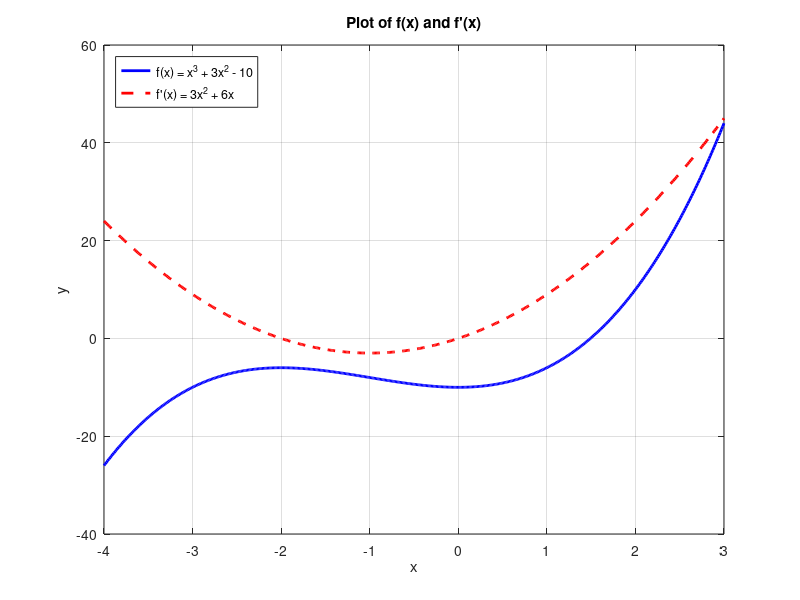

This figure's MATLAB source:
clear; clc;

% Define the function and its derivative
f = @(x) x.^3 + 3.*x.^2 - 10; % Function
fp = @(x) 3*x.^2 + 6*x;       % Derivative

% Define x values for plotting
x = linspace(-4, 3, 500); 

% Evaluate the function and its derivative
y_f = f(x);
y_fp = fp(x);

% Create a new figure
figure;

% Plot the function f(x) in blue
plot(x, y_f, 'b', 'LineWidth', 2); 
hold on; % Allows adding more plots on the same figure without erasing previous ones

% Plot the derivative f'(x) in red dashed line
plot(x, y_fp, 'r--', 'LineWidth', 2); 

hold off; % Stops adding plots, ensuring further plots create new figures

% Add labels and grid
xlabel('x');
ylabel('y');
grid on; % Enables grid for better visualization

% Add legend and title
legend({'f(x) = x^3 + 3x^2 - 10', 'f''(x) = 3x^2 + 6x'}, 'Location', 'northwest');
title('Plot of f(x) and f''(x)');
